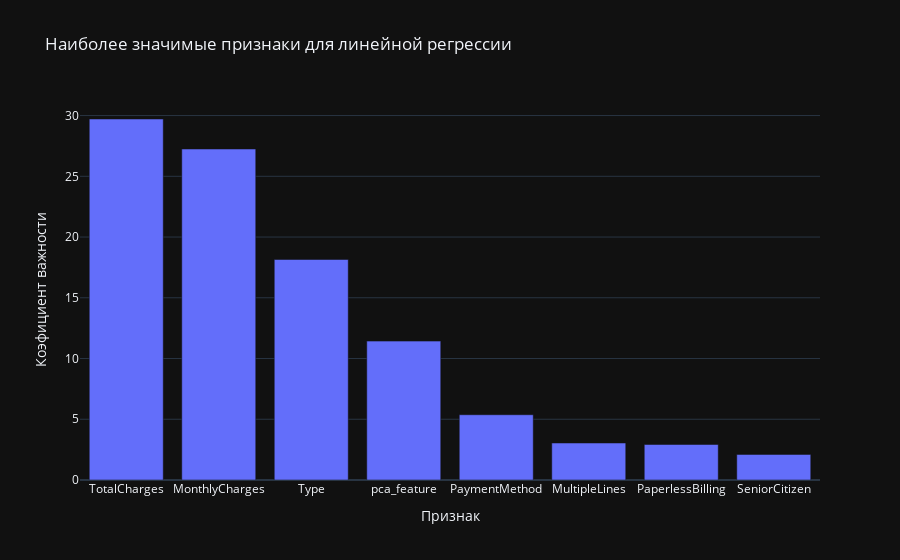

The code cell stored with this chart in its notebook:
### Code cell
feat_importances = pd.Series(cbc.feature_importances_, index=new_features.columns).sort_values(ascending=False)
fig = px.bar(feat_importances, title='Наиболее значимые признаки для линейной регрессии')

fig.update_layout(
    showlegend=False
)

fig.update_xaxes(
    title='Признак'
)

fig.update_yaxes(
    title='Коэфициент важности'
)

fig.show()

### Figure 1 — Plotly figure (JSON) as saved in the notebook; plotly's stock layout.template omitted (floating-point values rounded to 4 significant figures)
{"data": [{"alignmentgroup": "True", "hovertemplate": "variable=0<br>index=%{x}<br>value=%{y}<extra></extra>", "legendgroup": "0", "marker": {"color": "#636efa", "pattern": {"shape": ""}}, "name": "0", "offsetgroup": "0", "orientation": "v", "showlegend": true, "textposition": "auto", "x": ["TotalCharges", "MonthlyCharges", "Type", "pca_feature", "PaymentMethod", "MultipleLines", "PaperlessBilling", "SeniorCitizen"], "xaxis": "x", "y": [29.72, 27.25, 18.15, 11.43, 5.374, 3.046, 2.925, 2.106], "yaxis": "y", "type": "bar"}], "layout": {"xaxis": {"anchor": "y", "domain": [0.0, 1.0], "title": {"text": "Признак"}}, "yaxis": {"anchor": "x", "domain": [0.0, 1.0], "title": {"text": "Коэфициент важности"}}, "legend": {"title": {"text": "variable"}, "tracegroupgap": 0}, "title": {"text": "Наиболее значимые признаки для линейной регрессии"}, "barmode": "relative", "showlegend": false}}
